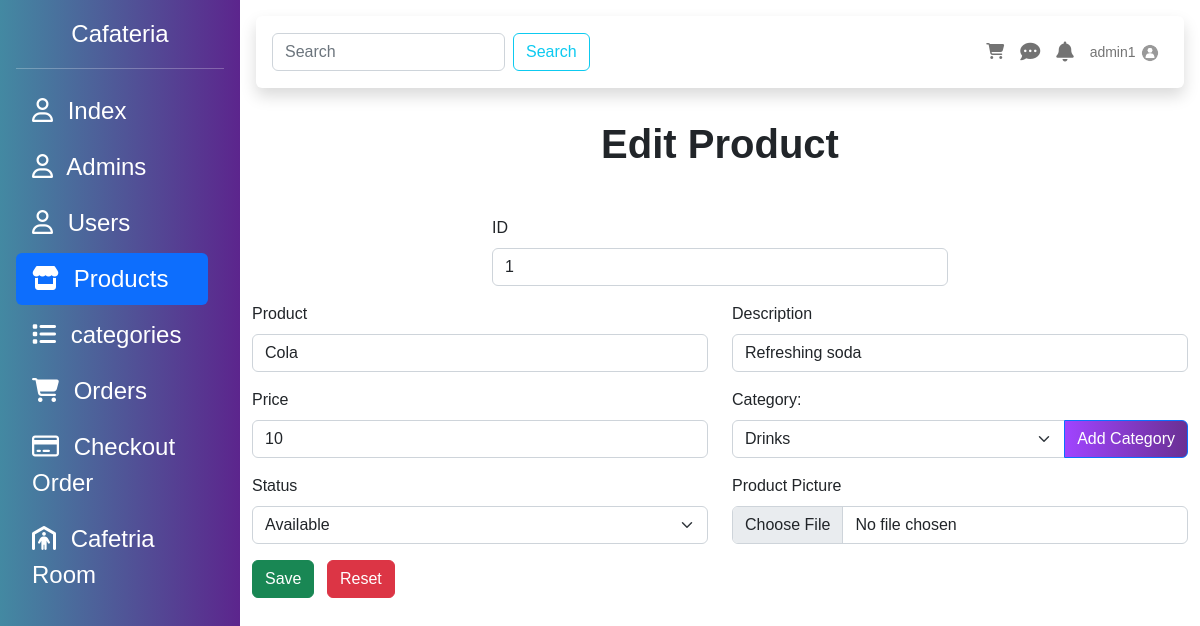
/products.php?edit=1 (signed in), run on the app's committed database.
### tables this page shows
CREATE TABLE `products` (
  `id` int(10) UNSIGNED NOT NULL,
  `name` varchar(255) NOT NULL,
  `description` text DEFAULT NULL,
  `price` float NOT NULL,
  `picture` varchar(255) NOT NULL,
  `category_id` int(10) UNSIGNED NOT NULL,
  `status` enum('Available','Not Available') DEFAULT 'Available',
  `created_at` timestamp NOT NULL DEFAULT current_timestamp()
);

### DataBase/DBCLass.php (called while the page is built, shortened)
<?php
require "connect.php";
class Table extends Database{
    public $TbName;
    public function __construct($tableName){
        $this->TbName = $tableName;
    }
    public function Select(array $columns, $condition=1){
        $statement = "SELECT " . implode(",", $columns) . " FROM {$this->TbName} WHERE $condition";
        try {
            $selected = parent::connect()->query($statement);
            return $selected;
        } catch (PDOException $e){
            throw new Exception("PDO Error: " . $e->getMessage());
        }
    }
    public function FindById($cond,$value){
        $sql = "SELECT * FROM {$this->TbName} WHERE $cond = :val";
        $Sel = parent::connect()->prepare($sql);
        $Sel->execute(['val' => $value]);
        if($Sel->rowCount() > 0){
            $result = $Sel->fetch();
            return $result;
        }else{
            throw new Exception("is not Found");
        }
    }
}
?>

### DataBase/connect.php (called while the page is built, shortened)
<?php
class Database{
    static protected $connection = false ;
    private static $server = 'localhost';
    private static $root = "root";
    private static $pass = "";
    private static $Db = "cafeteria";
    public static function connect(){
        if(!self::$connection){
            try {
                self::$connection = new PDO("mysql:host=".self::$server.";dbname=".self::$Db."", self::$root, self::$pass);
            } catch (PDOException $e) {
                die("PDO CONNECTION ERROR: " . $e->getMessage() . "<br/>");
            }
        }
        return self::$connection;
    }
}
?>

### products/editForm.php (the view, shortened to what this page needs)
<?php
if (isset($_GET['edit'])) {
    $productId = $_GET['edit'];
    $cond = "id = $productId";
    $SelectProduct = $table->Select(["*"],$cond);
    $SelectProduct=$SelectProduct->fetchAll(PDO::FETCH_ASSOC);
} else {
    header("Location: ../404.php");
}
echo "<h4 class='display-6 text-center mb-5' style='font-weight: bolder'>Edit Product</h4>";
?>
<form class="container mt-5 needs-validation" style="overflow: scroll" action="products/update.php" method="post" enctype="multipart/form-data" novalidate>
    <div class="row">
        <div class="col-6 offset-3 mb-3">
            <label for="id" class="form-label">ID</label>
            <input type="text" name="id" value="<?=$SelectProduct[0]['id']?>" class="form-control" id="id" readonly>
        </div>
        <div class="col-md-6 mb-3">
            <label for="name" class="form-label">Product</label>
            <input type="text" name="name" class="form-control" value="<?=$SelectProduct[0]['name']?>" id="name" required>
        </div>
        <div class="col-md-6 mb-3">
            <label for="description" class="form-label">Description</label>
            <input type="text" name="description" class="form-control" value="<?=$SelectProduct[0]['description']?>" id="description">
        </div>
    </div>
    <div class="row">
        <div class="col-md-6 mb-3">
            <label for="price" class="form-label">Price</label>
            <input type="number" name="price" class="form-control" id="price" min="5" value="<?=$SelectProduct[0]['price']?>" required>
        </div>
        <div class="col-md-6 mb-3">
            <label for="category_id" class="form-label">Category:</label>
            <div class="input-group">
                <select id="category_id" name="category_id" class="form-select" required>
                    <?php
                    if (empty($cat_selected)) {
                        echo "<option value='default' disabled>";
                        echo "default";
                        echo "</option>";
                    } else {
                        foreach ($cat_selected as $row) {
                            echo "<option value='{$row['id']}'>";
                            echo $row['category_name'];
                            echo "</option>";
                        }
                    }
                    ?>
                </select>
                <button class="btn btn-primary" type="button" id="addCategoryBtn">Add Category</button>
            </div>
        </div>
    </div>
    <div class="row mb-3">
        <div class="col-md-6">
            <label for="status" class="form-label">Status</label>
            <select id="status" name="status" class="form-select" required>
                <option value="Available">Available</option>
            </select>
        </div>
        <div class="col-md-6">
            <label for="picture" class="form-label">Product Picture</label>
            <input type="file" name="picture" class="form-control" id="picture" value="<?=$SelectProduct[0]['picture']?>" required>
        </div>
    </div>
    <button class="btn btn-success me-2" type="submit">Save</button>
    <button class="btn btn-danger" type="reset">Reset</button>
</form>

### include/navbar.php (shortened to what this page needs)
<?php
    $newTable = new Table('admins');
    $currentAdmin = $newTable->FindById('id',$_SESSION['id']);
?>
<div id="body_content" class="flex-fill">
    <div class="p-3">
        <nav class="navbar navbar-expand-lg bg-white shadow rounded p-3 mb-3">
            <form class="d-flex" role="search">
                <input class="form-control me-2" type="search" placeholder="Search" aria-label="Search">
                <button class="btn btn-outline-info" type="submit">Search</button>
            </form>
            <ul class="navbar-nav ms-auto d-flex flex-row">
                <li class="nav-item me-3 me-lg-0">
                    <a class="nav-link" href="#!">
                        <i class="fas fa-shopping-cart"></i>
                    </a>
                </li>
                <li class="nav-item me-3 me-lg-0">
                    <a class="nav-link" href="#!">
                        <i class="fas fa-comment-dots fa-lg"></i>
                    </a>
                </li>
                <li class="nav-item me-3 me-lg-0">
                    <a class="nav-link" href="#!">
                        <i class="fas fa-bell fa-lg"></i>
                    </a>
                </li>
                <li class="nav-item dropdown me-3 me-lg-0">
                    <a class="nav-link dropdown-toggle" href="#" id="userDropdown" role="button" data-bs-toggle="dropdown" aria-expanded="false">
                    <span class="mr-2 d-none d-lg-inline text-gray-600 small"><?=$currentAdmin['username']?></span>
                        <img class="rounded-circle" src="uploads/<?= $currentAdmin['profile_picture']?>" width="20px" height="20px">
                    </a>
                </li>
            </ul>
        </nav>
    </div>

### include/sidebar.php (style rules this page uses)
html, body { height: 100%; font-family: 'Ubuntu', sans-serif; }
.dropdown-toggle::after { content: none; }
.btn-primary { background: #6a3093; background: -webkit-linear-gradient(to right, #a044ff, #6a3093); background: linear-gradient(to right, #a044ff, #6a3093); }

### data on the page
products: id "1", name "Cola", description "Refreshing soda", price "10"

### other printed values
$currentAdmin['username'] "admin1"
form field category_id "Drinks"
